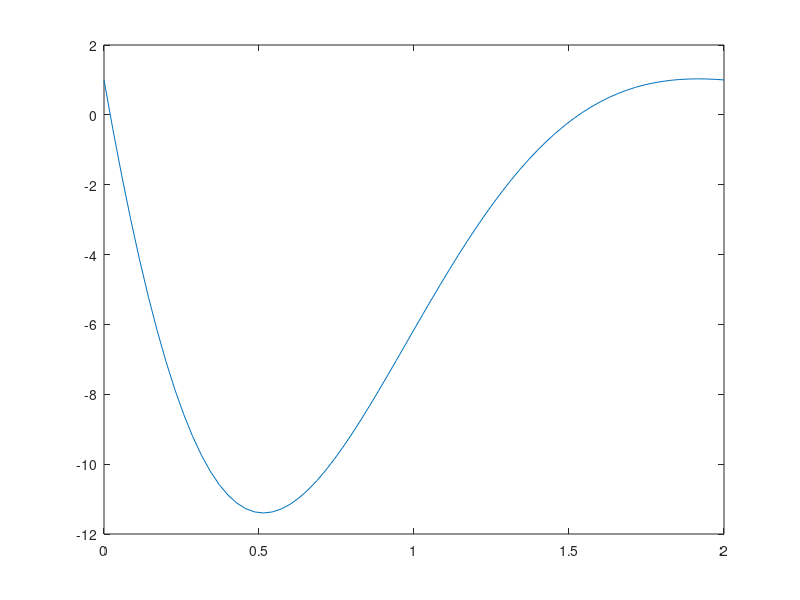

The MATLAB script that drew this image:
% resim y''+py'+qy = f, y(0)=..., y(L)=... nebo y'(L)=...
% metoda siti 
function abc
L = 2; % delka intervalu
OP2_H = 1; % 0 pro derivaci v prave OP, 1 pro hodnotu v prave OP
a1 = 1; % OP vlevo
a2 = 1; % OP vpravo
a2d = -4; % OP vpravo - derivace
N = 70; % pocet intervalu

h = L/N; % delka kroku
x = linspace(0,L,N+1); % sit bodu x_k

% sestavime matici ulohy a vektor prave strany:
A = zeros(N+1); % matice
B = zeros(N+1,1); % prava strana
for r = 2:N
    A(r,r-1:r+1) = [1/h^2-FceP(x(r))/2/h,   -2/h^2+FceQ(x(r)),   1/h^2+FceP(x(r))/2/h];
    B(r) = FceF(x(r));
end;
B = B - A(:,1)*a1; % prevedeni na pravou stranu

if (OP2_H==1) % pro Dirichletovu podminku vravo
    B = B - A(:,N+1)*a2; % prevedeni na pravou stranu
    % vymazani prvnich a poslednich sloupcu a radku:
    A(1,:) = [];
    A(end,:) = [];
    A(:,1) = [];
    A(:,end) = [];
    B(1) = [];
    B(end) = [];
    y = A\B
    plot(x,[a1,y',a2]);
else % pro Neumannovu podminku vravo
    A(N+1,N:N+1) = [2/h^2,  -2/h^2+FceQ(x(N+1))];
    B(N+1) = -a2d*2/h - FceP(x(N+1))*a2d + FceF(x(N+1));
    A(1,:) = [];    
    A(:,1) = [];    
    B(1) = [];    
    y = A\B
    plot(x,[a1,y']);
end;

function y = FceP(x)
y = 2+x;
function y = FceQ(x)
y = 6+x^2;
function y = FceF(x)
y = 1/(x+1);







